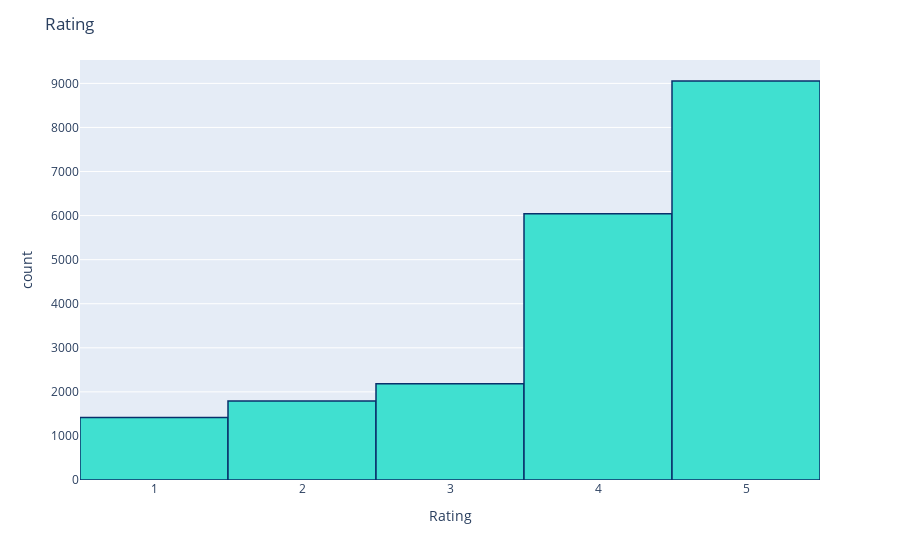

Here is the notebook cell this chart was saved with:
### Code cell
import matplotlib.pyplot as plt
import seaborn as sns
color = sns.color_palette()
%matplotlib inline
import plotly.offline as py
py.init_notebook_mode(connected=True)
import plotly.graph_objs as go
import plotly.tools as tls
import plotly.express as px
# Product Scores
fig = px.histogram(df, x="Rating")
fig.update_traces(marker_color="turquoise",marker_line_color='rgb(8,48,107)',
                  marker_line_width=1.5)
fig.update_layout(title_text='Rating')
fig.show()

### Figure 1 — Plotly figure (JSON) as saved in the notebook; plotly's stock layout.template omitted (floating-point values rounded to 4 significant figures; data arrays with more than 128 entries replaced by an {"elided": "..."} marker saying what was removed)
{"data": [{"alignmentgroup": "True", "bingroup": "x", "hovertemplate": "Rating=%{x}<br>count=%{y}<extra></extra>", "legendgroup": "", "marker": {"color": "turquoise", "line": {"color": "rgb(8,48,107)", "width": 1.5}}, "name": "", "offsetgroup": "", "orientation": "v", "showlegend": false, "type": "histogram", "x": {"elided": "20491 int values"}, "xaxis": "x", "yaxis": "y"}], "layout": {"barmode": "relative", "legend": {"tracegroupgap": 0}, "margin": {"t": 60}, "title": {"text": "Rating"}, "xaxis": {"anchor": "y", "domain": [0, 1], "title": {"text": "Rating"}}, "yaxis": {"anchor": "x", "domain": [0, 1], "title": {"text": "count"}}}}
